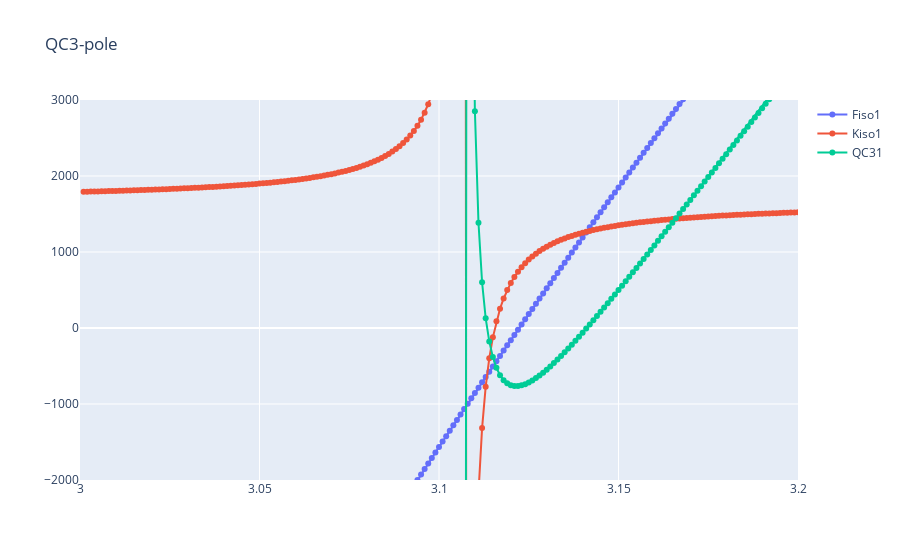

The cell this chart's notebook holds for it:
### Code cell
fig = px.line(  title='QC3-pole')
 
fig.add_scatter(x=ei, y=Fiso, mode = 'lines+markers',name='Fiso{0}'.format(1)  )
fig.add_scatter(x=ei, y=-Kiso, mode = 'lines+markers',name='Kiso{0}'.format(1)  )
fig.add_scatter(x=ei, y=Fiso+Kiso, mode = 'lines+markers',name='QC3{0}'.format(1)  )
#plt.legend()
fig.update_layout(yaxis_range=[-2000,3000])
fig.update_layout(xaxis_range=[3,3.2])

fig.show()   
#Kiso

### Figure 1 — Plotly figure (JSON) as saved in the notebook; plotly's stock layout.template omitted (floating-point values rounded to 4 significant figures; data arrays with more than 128 entries replaced by an {"elided": "..."} marker saying what was removed)
{"data": [{"mode": "lines+markers", "name": "Fiso1", "type": "scatter", "x": {"elided": "1600 float values"}, "y": {"elided": "1600 float values"}}, {"mode": "lines+markers", "name": "Kiso1", "type": "scatter", "x": {"elided": "1600 float values"}, "y": {"elided": "1600 float values"}}, {"mode": "lines+markers", "name": "QC31", "type": "scatter", "x": {"elided": "1600 float values"}, "y": {"elided": "1600 float values"}}], "layout": {"legend": {"tracegroupgap": 0}, "title": {"text": "QC3-pole"}, "xaxis": {"anchor": "y", "domain": [0, 1], "range": [3, 3.2]}, "yaxis": {"anchor": "x", "domain": [0, 1], "range": [-2000, 3000]}}}
